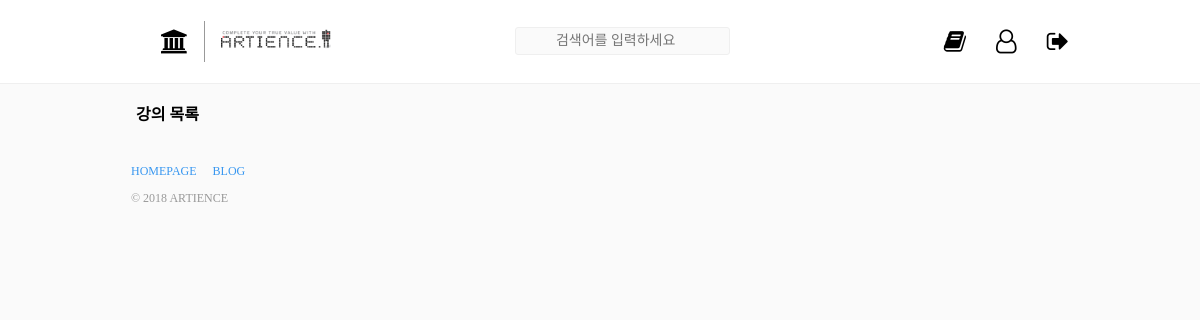
The page /home/ (signed in) on the database as committed earlier.
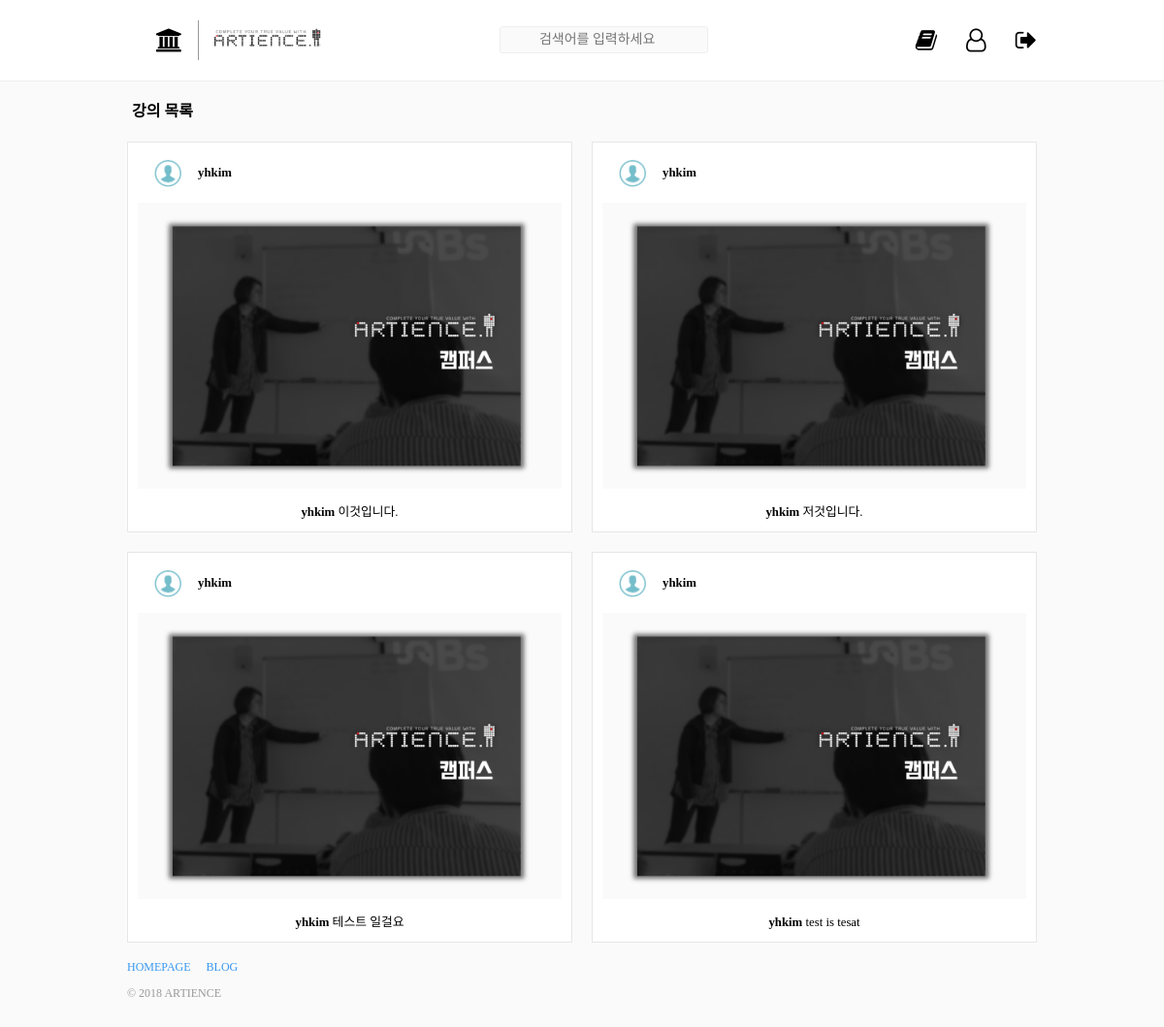
The same page on the database as committed later.
### service/models.py (models this page shows)
class Post(models.Model):
    title = models.CharField(null=True,max_length=200)
    description = models.CharField(null=True,max_length=200)
    date = models.DateTimeField(default=datetime.now())
    user = models.ForeignKey(MyUser, on_delete=models.CASCADE)
    photo= models.CharField(max_length=200)

class MyUser(models.Model):
    user_django=models.OneToOneField(User,on_delete=models.CASCADE)
    photo = models.CharField(null=True , max_length=200)
    description = models.CharField(null=True,max_length=200)

### service/views.py (the view)
# urls.py: 2. Add a URL to urlpatterns:  path('', views.home, name='home')
def home(request):
    if not request.user.is_authenticated:
        return redirect('index')
    my_user = request.user.myuser
    complete_post =my_user.post_set.all()
    complete_post = complete_post.order_by('date')
    context = dict(
        current_user = my_user,
        username = request.user.username,
        complete_post=complete_post
    )
    return render(request,"home.html",context)

### service/templates/home.html
{% extends "base.html" %}
{% load static %}
{% block maincontent %}
	{% include "modules/navbar.html" %}
    <section class="artience-home">
			<h4 class="list"><p> 강의 목록 </p></h4>
        <section class="artience-cards">
            {% for post in complete_post %}
                {% include "modules/card.html" %}
            {% endfor %}
        </section>
    </section>
	{% include "modules/footer.html" %}
{% endblock %}

### service/templates/base.html (shortened to what this page needs)
{% load static %}
<!DOCTYPE html>
<html lang="es">
    <head>
        <link href="https://stackpath.bootstrapcdn.com/font-awesome/4.7.0/css/font-awesome.min.css" rel="stylesheet">
        <link rel="stylesheet" href="{% static 'css/styles.css' %}"/>
        <link rel="stylesheet" href="//cdn.rawgit.com/hiun/NanumSquare/master/nanumsquare.css">
      </head>
    <body>
        {% block content %}
            <main class="maincontent">
                {% block maincontent %}
                {% endblock %}
            </main>
        {% endblock %}
    </body>
</html>

### service/templates/modules/navbar.html (shortened to what this page needs)
{% load static %}
<nav class="artience-navbar" id="artience-navbar">
    <section class="artience-navbar_content">
        <a href="{% url 'home' %}" class="artience-navbar_section">
          <span class="fa fa-university artience-navbar_icon"></span>
            <img class="artience-navbar_letras" src="{% static 'images/artience_logo.png' %}" alt="Instagram">
        </a>
        <form method="POST" action="{% url 'search' %}" autocomplete="off">
            <input type="search" placeholder="검색어를 입력하세요" name="search_username" class="artience-navbar_input">
        </form>
        <section class="artience-navbar_section">
            <a href="{% url 'upload' %}" class="fa fa-book artience-navbar_icon"></a>
            <a href="{% url 'profile'  username  %}" class="fa fa-user-o artience-navbar_icon"></a>
            <a href="{% url 'logout' %}" class="fa fa-sign-out artience-navbar_icon"></a>
        </section>
    </section>
</nav>

### service/templates/modules/card.html
{% load static %}
<section class="artience-card">
    <section class="artience-card-header">
        <img src="{% static '' %}{{ post.user.photo|default_if_none:'images/default.png' }}" alt="user picture" class="artience-card-profilepicture">
        <p class="artience-card-username">{{ post.user.user_django.username }}</p>
    </section>
    <section class="artience-card-picture-container">
            <img src="{% static '' %}{{ post.photo }}" alt="picture" class="artience-card-picture">
    </section>
<p class="artience-card-description">
        <span class="artience-card-username">{{ post.user.user_django.username }}</span>
        {{ post.description }}
    </p>
</section>

### service/templates/modules/footer.html
<footer class="artience-footer">
	<ul class="artience-footer_list">
		<li class="artience-footer_item"><a href="http://www.artience.co.kr/">Homepage</a></li>
    <li class="artience-footer_item"><a href="http://www.artience.co.kr/blog">Blog</a></li>
	</ul>
	<p class="artience-footer_copyright">© 2018 Artience</p>
</footer>

### service/static/css/config/variables.css (style rules this page uses)
:root { --gutter: 16px; --padding: 16px; --margin: 16px; --main_font: -apple-system, BlinkMacSystemFont, "Segoe UI", Roboto, Helvetica, Arial, sans-serif; --max-width: 978px; --background: #fafafa; --border: #e6e6e6; --blue: #3897f0; --dark_blue: #003569; --gray_9: #999; --gray_fa: #fafafa; --gray_ef: #efefef; --gray_db: #dbdbdb; }

### service/static/css/base/base.css (style rules this page uses)
*, *::before, *::after { box-sizing: border-box; }
.maincontent { font-family: 'Nanum Square'; }
.artience-navbar_content { font-family: 'Nanum Square'; }
a { text-decoration: none; color: var(--blue); }
body { font-family: var(--main_font); display: flex; flex-direction: column; min-height: 100vh; background: var(--background); }
.maincontent { max-width: var(--max-width); margin: 0 auto; width: 1000px; padding: 60px 20px 0; display: flex; flex-direction: column; min-height: 100vh; }

### service/static/css/modules/footer.css (style rules this page uses)
.artience-footer { width: 350px; margin: 0 auto; font-size: 12px; padding: var(--padding) 0; text-transform: uppercase; text-align: center; }
.artience-footer_list { list-style: none; padding: 0; margin: 0; display: flex; justify-content: center; text-align: center; flex-wrap: wrap; color: var(--dark_blue); }
.artience-footer_item { margin-right: var(--margin); line-height: 1.125rem; }
.artience-footer_copyright { color: var(--gray_9); }
@media all and (min-width: 876px) { .artience-footer { width: 100%; text-align: left; } }
@media all and (min-width: 876px) { .artience-footer_list { justify-content: flex-start; } }

### service/static/css/modules/navbar.css (style rules this page uses)
.artience-navbar { background: white; position: fixed; top: 0; left: 0; width: 100%; border-bottom: 1px solid var(--gray_ef); z-index: 1000; }
.artience-navbar_content { max-width: var(--max-width); margin: 0 auto; padding: 1.3rem 20px; display: flex; align-items: center; justify-content: space-between; transition: all 0.3s ease; }
.artience-navbar_letras { width: 110px; opacity: 1; transition: all 0.3s ease; }
.artience-navbar_input { background: var(--background); border: 1px solid var(--gray_ef); border-radius: 3px; padding: 5px 10px; font-size: 14px; text-align: center; outline: 0; width: 215px; }
.artience-navbar_section { display: flex; align-items: center; color: inherit; }
.artience-navbar_icon { color: inherit; margin-left: 30px; font-size: 1.5rem; }

### service/static/css/modules/card.css (style rules this page uses)
.artience-card { background: white; border: 1px solid var(--border); margin-bottom: 60px; margin : 0 auto; padding-left: 10px; padding-right: 10px; width : 100%; vertical-align: middle; text-align: center; }
.artience-cards { display: grid; grid-template-columns: 1fr 1fr; column-gap: 20px; row-gap: 20px; }
.artience-card .artience-card-header { display: flex; padding: var(--padding); align-items: center; }
.artience-cards { align:center; }
.artience-card .artience-card-profilepicture { width: 30px; height: 30px; object-fit: cover; border-radius: 50%; margin-right: var(--margin); }
.artience-card .artience-card-username { margin: 0; font-size: 0.8rem; font-weight: 600; }
.artience-card .artience-card-picture { width : 100%; }
.artience-card .artience-card-description { padding: 0 var(--padding); font-size: 0.8rem; }

### service/static/css/pages/home.css (style rules this page uses)
.artience-home { margin-top: 25px; }
.list { margin-left: 5px; }

Rows that differ between the two databases and show on the page:
added Post: user.user_django.username "yhkim", photo (picture), description "이것입니다."
added Post: user.user_django.username "yhkim", photo (picture), description "저것입니다."
added Post: user.user_django.username "yhkim", photo (picture), description "테스트 일걸요"
added Post: user.user_django.username "yhkim", photo (picture), description "test is tesat"
